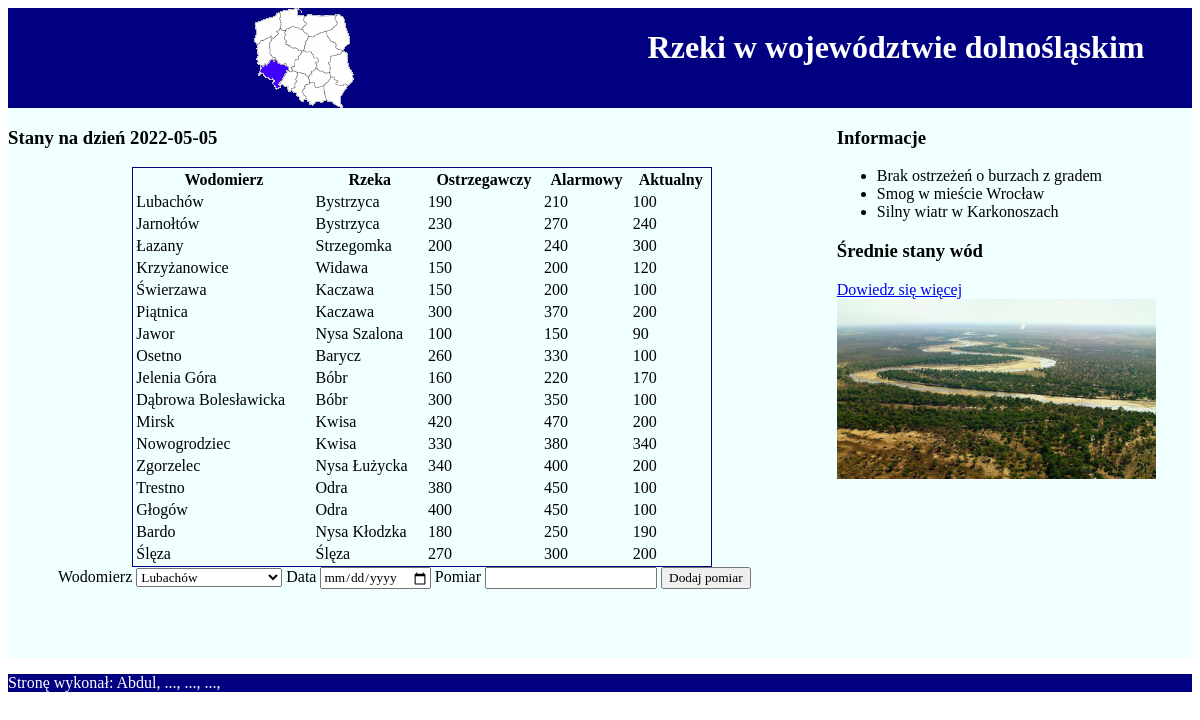
The page / on the database its author committed.
### tables this page shows
CREATE TABLE `pomiary` (
  `id` int(10) UNSIGNED NOT NULL,
  `wodowskazy_id` int(10) UNSIGNED NOT NULL,
  `dataPomiaru` date DEFAULT NULL,
  `stanWody` int(10) UNSIGNED DEFAULT NULL
);

CREATE TABLE `wodowskazy` (
  `id` int(10) UNSIGNED NOT NULL,
  `nazwa` varchar(100) DEFAULT NULL,
  `rzeka` varchar(30) DEFAULT NULL,
  `stanOstrzegawczy` int(10) UNSIGNED DEFAULT NULL,
  `stanAlarmowy` int(10) UNSIGNED DEFAULT NULL
);

### index.php (the view, shortened to what this page needs)
<!DOCTYPE html>
<html lang="pl">
<head>
    <link rel="stylesheet" href="styl.css">
</head>
<body>
<?php
$serwer = "localhost";
$uzytkownik = "root";
$haslo = "";
$baza = "rzeki";
$polaczenie = new mysqli($serwer, $uzytkownik, $haslo, $baza);
$sqlSelect = "SELECT W.nazwa, W.rzeka, W.stanOstrzegawczy, W.stanAlarmowy, P.stanWody
              FROM Wodowskazy AS W
              INNER JOIN Pomiary AS P ON W.id = P.wodowskazy_id
              WHERE P.dataPomiaru = '2022-05-05'";
$wynik = $polaczenie->query($sqlSelect);
?>
<header>
    <div>
        <img src="obraz1.png" alt="Mapa Polski">
    </div>
    <div>
        <h1>Rzeki w województwie dolnośląskim</h1>
    </div>
</header>
<main>
    <section id="leftBlock">
        <h3>Stany na dzień 2022-05-05</h3>
        <table>
            <tr>
                <th>Wodomierz</th>
                <th>Rzeka</th>
                <th>Ostrzegawczy</th>
                <th>Alarmowy</th>
                <th>Aktualny</th>
            </tr>
            <?php while ($wiersz = $wynik->fetch_assoc()): ?>
                <tr>
                    <td><?= htmlspecialchars($wiersz['nazwa']) ?></td>
                    <td><?= htmlspecialchars($wiersz['rzeka']) ?></td>
                    <td><?= $wiersz['stanOstrzegawczy'] ?></td>
                    <td><?= $wiersz['stanAlarmowy'] ?></td>
                    <td><?= $wiersz['stanWody'] ?></td>
                </tr>
            <?php endwhile; ?>
        </table>
        <form method="post" action="index.php">
            <label for="lista">Wodomierz</label>
            <select id="lista" name="lista" required>
                <?php
                $opcjaWodomierze = $polaczenie->query("SELECT id, nazwa FROM Wodowskazy");
                while ($opcja = $opcjaWodomierze->fetch_assoc()) {
                    echo "<option value='{$opcja['id']}'>" . htmlspecialchars($opcja['nazwa']) . "</option>";
                }
                ?>
            </select>
            <label for="data">Data</label>
            <input type="date" id="data" name="data" required>
            <label for="stanOdpadow">Pomiar</label>
            <input type="number" id="stanOdpadow" name="stanOdpadow" required>
            <input type="submit" value="Dodaj pomiar">
        </form>
    </section>
    <section id="rightBlock">
        <h3>Informacje</h3>
        <ul>
            <li>Brak ostrzeżeń o burzach z gradem</li>
            <li>Smog w mieście Wrocław</li>
            <li>Silny wiatr w Karkonoszach</li>
        </ul>
        <h3>Średnie stany wód</h3>
        <a href="https://komunikaty.pl">Dowiedz się więcej</a>
        <img src="obraz2.jpg" alt="rzeka">
    </section>
</main>
<footer>
    <p>Stronę wykonał: Abdul, ..., ..., ...,</p>
</footer>
</body>
</html>

### styl.css (style rules this page uses)
* { font-family: Georgia; }
form { margin-left: 50px; }
header div { background-color: navy; color:white; text-align: center; height: 100px; width: 50%; }
header { display: flex; flex-direction: row ; }
main { display: flex; flex-direction: row ; }
option { color: silver; margin: 50px; }
main section { background-color: azure; height: 550px; }
#leftBlock { width: 70%; }
#rightBlock { width: 30%; }
footer { background-color: navy; color: white }
table { border:solid 1px navy; margin: auto; width: 70%; }
section img { width: 90%; }

### rows shown on the page
pomiary: wodowskazy.nazwa "Lubachów", wodowskazy.rzeka "Bystrzyca", wodowskazy.stanOstrzegawczy "190", wodowskazy.stanAlarmowy "210", stanWody "100"
pomiary: wodowskazy.nazwa "Jarnołtów", wodowskazy.rzeka "Bystrzyca", wodowskazy.stanOstrzegawczy "230", wodowskazy.stanAlarmowy "270", stanWody "240"
pomiary: wodowskazy.nazwa "Łazany", wodowskazy.rzeka "Strzegomka", wodowskazy.stanOstrzegawczy "200", wodowskazy.stanAlarmowy "240", stanWody "300"
pomiary: wodowskazy.nazwa "Krzyżanowice", wodowskazy.rzeka "Widawa", wodowskazy.stanOstrzegawczy "150", wodowskazy.stanAlarmowy "200", stanWody "120"
pomiary: wodowskazy.nazwa "Świerzawa", wodowskazy.rzeka "Kaczawa", wodowskazy.stanOstrzegawczy "150", wodowskazy.stanAlarmowy "200", stanWody "100"
pomiary: wodowskazy.nazwa "Piątnica", wodowskazy.rzeka "Kaczawa", wodowskazy.stanOstrzegawczy "300", wodowskazy.stanAlarmowy "370", stanWody "200"
pomiary: wodowskazy.nazwa "Jawor", wodowskazy.rzeka "Nysa Szalona", wodowskazy.stanOstrzegawczy "100", wodowskazy.stanAlarmowy "150", stanWody "90"
pomiary: wodowskazy.nazwa "Osetno", wodowskazy.rzeka "Barycz", wodowskazy.stanOstrzegawczy "260", wodowskazy.stanAlarmowy "330", stanWody "100"
pomiary: wodowskazy.nazwa "Jelenia Góra", wodowskazy.rzeka "Bóbr", wodowskazy.stanOstrzegawczy "160", wodowskazy.stanAlarmowy "220", stanWody "170"
pomiary: wodowskazy.nazwa "Dąbrowa Bolesławicka", wodowskazy.rzeka "Bóbr", wodowskazy.stanOstrzegawczy "300", wodowskazy.stanAlarmowy "350", stanWody "100"
pomiary: wodowskazy.nazwa "Mirsk", wodowskazy.rzeka "Kwisa", wodowskazy.stanOstrzegawczy "420", wodowskazy.stanAlarmowy "470", stanWody "200"
pomiary: wodowskazy.nazwa "Nowogrodziec", wodowskazy.rzeka "Kwisa", wodowskazy.stanOstrzegawczy "330", wodowskazy.stanAlarmowy "380", stanWody "340"
pomiary: wodowskazy.nazwa "Zgorzelec", wodowskazy.rzeka "Nysa Łużycka", wodowskazy.stanOstrzegawczy "340", wodowskazy.stanAlarmowy "400", stanWody "200"
pomiary: wodowskazy.nazwa "Trestno", wodowskazy.rzeka "Odra", wodowskazy.stanOstrzegawczy "380", wodowskazy.stanAlarmowy "450", stanWody "100"
pomiary: wodowskazy.nazwa "Głogów", wodowskazy.rzeka "Odra", wodowskazy.stanOstrzegawczy "400", wodowskazy.stanAlarmowy "450", stanWody "100"
pomiary: wodowskazy.nazwa "Bardo", wodowskazy.rzeka "Nysa Kłodzka", wodowskazy.stanOstrzegawczy "180", wodowskazy.stanAlarmowy "250", stanWody "190"
pomiary: wodowskazy.nazwa "Ślęza", wodowskazy.rzeka "Ślęza", wodowskazy.stanOstrzegawczy "270", wodowskazy.stanAlarmowy "300", stanWody "200"

### other values the page prints
form field lista "Lubachów"
